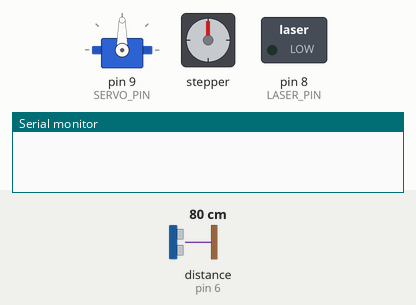
Bench run of a sketch on a simulated Arduino Uno, built with avr-gcc and run on an emulated ATmega328P. On the bench: servo, stepper motor, switched loads named in the sketch (green lamp = pin HIGH), the last lines printed to the serial monitor. Wiring (inferred from the names in the program): ultrasonic range finder: trigger pin 7; echo pin 6. Dashed ring = blinking. Inputs (shaded band) come from the test bench; at power-on: distance to the obstacle (sensor on pin 6) 80 cm. The echo pulse lasts 58.3 µs per cm; stepper angles assume 2048 steps per turn; pins used as bus, display or sensor lines are not drawn.

Above: at 0.01 s.
1.3 s: distance to the obstacle (sensor on pin 6) set to 6 cm
4.3 s: distance to the obstacle (sensor on pin 6) set to 3 cm
At 4.46 s:
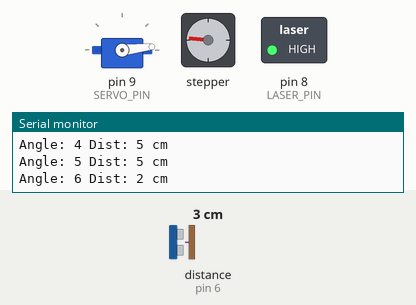
7.3 s: distance to the obstacle (sensor on pin 6) set to 9 cm
At 7.57 s:
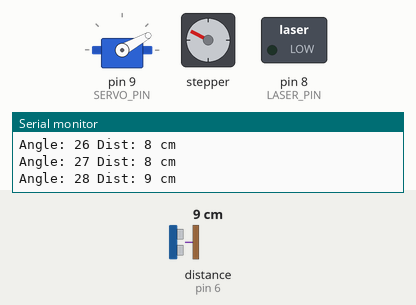
10.3 s: distance to the obstacle (sensor on pin 6) set to 2 cm
At 10.45 s:
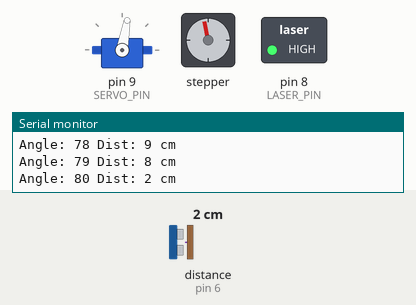
13.3 s: distance to the obstacle (sensor on pin 6) set to 4 cm
16.3 s: distance to the obstacle (sensor on pin 6) set to 18 cm
At 16.5 s:
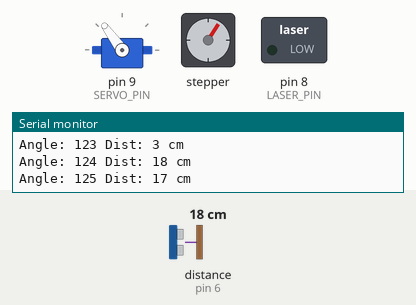
Timing chart, 0 to 20.3 s (numbered marks = the images above; inputs shaded):
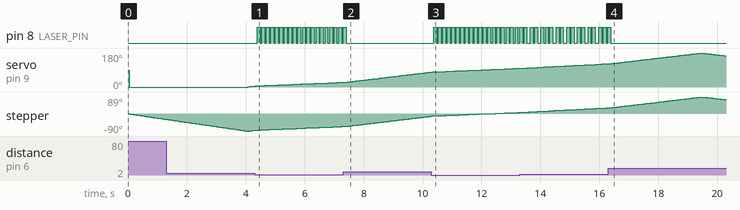

The sketch:

AirDefenseSystem.ino
```cpp
#include <Servo.h>
#include <Stepper.h>
#define SERVO_PIN 9
#define TRIG_PIN 7
#define ECHO_PIN 6
#define LASER_PIN 8
const int STEPS_PER_REV = 2048; // 28BYJ-48 typical (change if needed)
const int STEPPER_RPM = 8; // lower rpm -> lower current spikes
const unsigned long SWEEP_STEP_DELAY = 30; // ms between servo angle increments
const unsigned long SERVO_SETTLE_MS = 8; // tiny settle after servo write
const int FIRE_DISTANCE_CM = 3; // laser fires when distance <= this
const int STEP_MOVE_DELAY_MS = 4; // delay between single-step moves (smoothness)
// *** NEW: only HALF revolution of stepper for full 0..180° servo sweep ***
const int STEPS_FOR_SWEEP = STEPS_PER_REV / 2; // 0..1024 steps (≈180°)
// ======== STEP PINS ========
// Option A: constructor order that worked in many setups (IN1, IN3, IN2, IN4)

Stepper stepper(STEPS_PER_REV, 2, 4, 3, 5);
// Option B (if needed):
// Stepper stepper(STEPS_PER_REV, 2, 3, 4, 5);
Servo radarServo;
int angle = 0;
int sweepDir = 1;
unsigned long lastSweepMillis = 0;
// track current absolute step position for 0..STEPS_FOR_SWEEP
int currentStepPos = 0;
void setup() {
 Serial.begin(115200);
 radarServo.attach(SERVO_PIN);
 pinMode(TRIG_PIN, OUTPUT);
 pinMode(ECHO_PIN, INPUT);
 pinMode(LASER_PIN, OUTPUT);
 digitalWrite(LASER_PIN, LOW);
 stepper.setSpeed(STEPPER_RPM);
 // initial sync to center
 radarServo.write(90);
 delay(50);
 currentStepPos = STEPS_FOR_SWEEP / 2; // middle of travel for 90°
}
void loop() {
 unsigned long now = millis();
 if (now - lastSweepMillis >= SWEEP_STEP_DELAY) {lastSweepMillis = now;
              // 1) Servo sweep step
radarServo.write(angle);
delay(SERVO_SETTLE_MS);
// 2) Read distance
int dist = readUltrasonicCM();
// 3) Print status
Serial.print("Angle: ");
Serial.print(angle);
Serial.print(" Dist: ");
if (dist == 999) Serial.println("Out");
else {
Serial.print(dist);
Serial.println(" cm");
}
// 4) Compute target step position
      // Servo 0° -> stepper 0 steps
// Servo 180°-> stepper STEPS_FOR_SWEEP steps (half revolution)
int targetSteps = map(angle, 0, 180, 0, STEPS_FOR_SWEEP);
// 5) Smoothly move stepper toward target
int diff = targetSteps - currentStepPos;
if (diff != 0) {
 int stepDirection = (diff > 0) ? 1 : -1;
 for (int s = 0; s < abs(diff); s++) {
 stepper.step(stepDirection);
 currentStepPos += stepDirection;
 delay(STEP_MOVE_DELAY_MS);
 }
 }
 // 6) Laser firing logic (only when <= FIRE_DISTANCE_CM)
 if (dist != 999 && dist <= FIRE_DISTANCE_CM) {
 digitalWrite(LASER_PIN, HIGH);
 delay(100);
 digitalWrite(LASER_PIN, LOW);
 } else {
 digitalWrite(LASER_PIN, LOW);
 }
 // 7) update sweep angle (bounce 0 <-> 180)
 angle += sweepDir;
 if (angle <= 0) {
 angle = 0;
sweepDir = 1;
 } else if (angle >= 180) {
 angle = 180;
sweepDir = -1;
 }
 }
}
// --- ultrasonic single reading (returns cm, 999 = timeout) ---
int readUltrasonicCM() {
 digitalWrite(TRIG_PIN, LOW);
 delayMicroseconds(2);
 digitalWrite(TRIG_PIN, HIGH);
 delayMicroseconds(10);
 digitalWrite(TRIG_PIN, LOW);
 unsigned long duration = pulseIn(ECHO_PIN, HIGH, 30000UL); // 30ms timeout
 if (duration == 0) return 999;
 int cm = (int)(duration / 58.2);
return cm;
}
```

Measured:
- the behaviour switches between 5 and 4 cm on distance to the obstacle (sensor on pin 6) (found by bisection; images 0 and 1)
- after the input at 4.3 s, pin 8 (LASER_PIN): alternates HIGH for 0.10 s and LOW for 0.06 s, starting after 0.09 s
- after the input at 7.3 s, pin 8 (LASER_PIN): goes on until 7.4 s, then stays LOW
- after the input at 10.3 s, pin 8 (LASER_PIN): alternates HIGH for 0.10 s and LOW for 0.06 s, starting after 0.08 s
- after the input at 16.3 s, pin 8 (LASER_PIN): goes on until 16.4 s, then stays LOW
- by itself, servo on pin 9 (SERVO_PIN): rises from 123° to 180° in 3.1 s, then falls to 165° in 0.82 s
